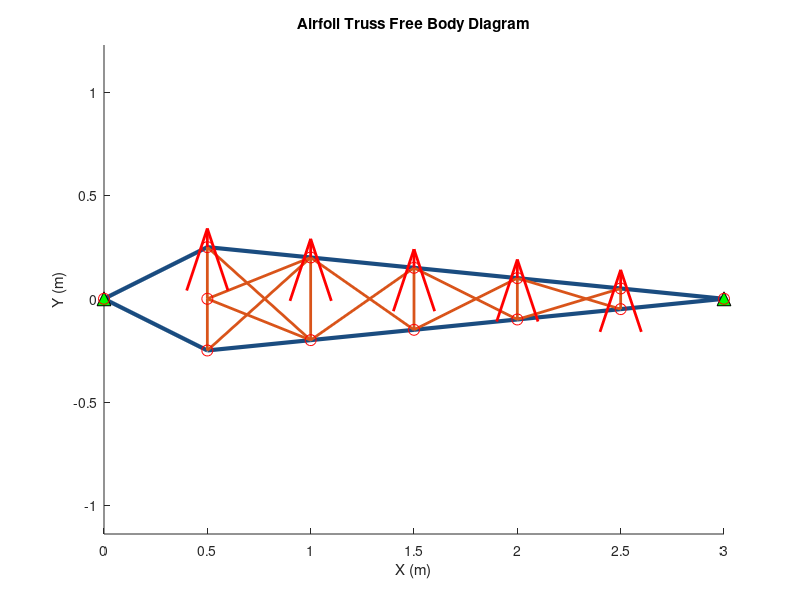

MATLAB code for this plot: (Note: this script raises an error after producing the figure.)
% Structural Analysis
% last lecture

E  = 70e9;  % Modulus for Aluminum (Pa)
A1 = 0.100; % Orange internal truss elements (m^2)
A2 = 0.075; % Blue outer shell elements (m^2)

% Node positions [x, y] — row index = node number
nodes = [
    0.0,  0.000; % Node 1:  (pinned)
    0.5,  0.250; % Node 2:  
    0.5, -0.250; % Node 3:  
    0.5,  0.000; % Node 4:  
    1.0,  0.200; % Node 5
    1.0, -0.200; % Node 6
    1.5,  0.150; % Node 7
    1.5, -0.150; % Node 8
    2.0,  0.100; % Node 9
    2.0, -0.100; % Node 10
    2.5,  0.050; % Node 11
    2.5, -0.050; % Node 12
    3.0,  0.000  % Node 13: (Pinned)
];

elements = [
% Outer Shell (A2 = 0.075 m^2, Blue)
    1,  2, 2;   
    1,  3, 2;
    2,  5, 2;  
    3,  6, 2;
    5,  7, 2;   
    6,  8, 2;
    7,  9, 2;   
    8, 10, 2;
    9, 11, 2;  
    10, 12, 2;
    11, 13, 2;  
    12, 13, 2;
% Internal Truss (A1 = 0.1 m^2, Orange)
    2,  4, 1;   
    3,  4, 1;
    2,  6, 1;   
    3,  5, 1;
    4,  5, 1;   
    4,  6, 1; 
    5,  6, 1;   
    5,  8, 1;
    6,  7, 1;   
    7,  8, 1;
    7, 10, 1;   
    8,  9, 1;
    9, 10, 1;   
    9, 12, 1;
   10, 11, 1;  
   11, 12, 1;
];

% Stiffness Matrix

numNodes = size(nodes, 1);
DoF = 2 * numNodes;
K = zeros(DoF);

for i = 1:size(elements, 1)
    n1   = elements(i, 1);
    n2   = elements(i, 2);
    type = elements(i, 3);

    % Select cross-sectional area based on element type
    if type == 1
        A_val = A1;
    else
        A_val = A2;
    end

    x1 = nodes(n1, 1);  
    y1 = nodes(n1, 2);
    x2 = nodes(n2, 1);  
    y2 = nodes(n2, 2);

    L = sqrt((x2-x1)^2 + (y2-y1)^2);
    c = (x2-x1) / L; % cos(theta)
    s = (y2-y1) / L; % sin(theta)

    % Local stiffness matrix for truss element
    k_loc = (E*A_val/L) * [ c^2,  c*s, -c^2, -c*s;
                             c*s,  s^2, -c*s, -s^2;
                            -c^2, -c*s,  c^2,  c*s;
                            -c*s, -s^2,  c*s,  s^2];

    % Global DoF indices for this element
    dofs = [2*n1-1, 2*n1, 2*n2-1, 2*n2];

    % Assemble into global K
    K(dofs, dofs) = K(dofs, dofs) + k_loc;
end

% Boundary Conditions
fixDoF = [1, 2, 2*13-1, 2*13];
freDoF = setdiff(1:DoF, fixDoF);

total_lift = 5000; % (N)

F = zeros(DoF, 1);
top_nodes = [2, 5, 7, 9, 11]; 

for i = 1:length(top_nodes)
    F(2*top_nodes(i)) = total_lift / length(top_nodes); 
end

K_ff = K(freDoF, freDoF);
F_f  = F(freDoF);

u = zeros(DoF, 1);
u(freDoF) = K_ff \ F_f; 

% Diagnostic: check which DoFs have zero diagonal stiffness
zero_stiff = find(diag(K) == 0);
fprintf('Zero stiffness at global DoF indices: ');
disp(zero_stiff')

el_F = zeros(size(elements, 1), 1);

for i = 1:size(elements, 1)
    n1   = elements(i, 1);
    n2   = elements(i, 2);
    type = elements(i, 3);

    if type == 1
        A_val = A1;
    else
        A_val = A2;
    end

    x1 = nodes(n1, 1);  y1 = nodes(n1, 2);
    x2 = nodes(n2, 1);  y2 = nodes(n2, 2);

    L = sqrt((x2-x1)^2 + (y2-y1)^2);
    c = (x2-x1) / L;
    s = (y2-y1) / L;

    dofs = [2*n1-1, 2*n1, 2*n2-1, 2*n2];
    u_e  = u(dofs); 

    T = [-c -s c s];
    el_F(i) = (E*A_val/L) * T * u_e;
end

fprintf('\nElement Load Table:\n');
fprintf('Elem | Nodes | Force (N)  | State\n');
fprintf('--------------------------------------\n');
for i = 1:length(el_F)
    if el_F(i) >= 0
        state = 'Tension';
    else
        state = 'Compression';
    end
    fprintf('%3d  | %2d-%2d  | %10.2f | %s\n', ...
        i, elements(i,1), elements(i,2), abs(el_F(i)), state);
end

Elemental_Forces = el_F

% plot
figure;
hold on;
title('Airfoil Truss Free Body Diagram');
xlabel('X (m)');
ylabel('Y (m)');

for i = 1:size(elements, 1)
    n1 = elements(i, 1);
    n2 = elements(i, 2);
    if elements(i, 3) == 1
        plot([nodes(n1,1), nodes(n2,1)], [nodes(n1,2), nodes(n2,2)], ...
            '-', 'Color', [0.85, 0.33, 0.1], 'LineWidth', 2); % orange internal
    else
        plot([nodes(n1,1), nodes(n2,1)], [nodes(n1,2), nodes(n2,2)], ...
            '-', 'Color', [0.1, 0.3, 0.5], 'LineWidth', 3);   % blue outer shell
    end
end

% Plot pinned supports at LE and TE
plot(nodes([1,13], 1), nodes([1,13], 2), 'k^', ...
    'MarkerFaceColor', 'g', 'MarkerSize', 10);

% Plot lift force arrows at top nodes
for i = 1:length(top_nodes)
    quiver(nodes(top_nodes(i), 1), nodes(top_nodes(i), 2), 0, 0.1, ...
        'r', 'LineWidth', 2, 'MaxHeadSize', 2);
end

% Plot node markers
plot(nodes(:,1), nodes(:,2), 'ro', 'MarkerSize', 8);

axis equal;

%% The hard part
% find which has the highest stress
% same as above with a lot of loops

rho_al  = 2700;   % kg/m^3 aluminum (google)
sigma_y = 276e6;  % Pa, 6061-T6 yield stress

triangles = [2, 3, 4, 5, 6, 7, 8];

results_nelems = zeros(size(triangles));
results_stress = zeros(size(triangles));
results_weight = zeros(size(triangles));

for b = 1:length(triangles)
    nb = triangles(b);
    x_bays = linspace(0, 3, nb+2);

    % Build node list explicitly into a growing matrix
    nd = zeros(1 + nb*3 + 1, 2);  % preallocate: LE + (top,bot,mid)*nb + TE
    nd(1,:) = [0, 0];              % Node 1: LE
    row = 2;
    for k = 2:nb+1
        xi = x_bays(k);
        if xi <= 0.5
            hy = 0.5 * xi;
        else
            hy = 0.25 - 0.1*(xi - 0.5);
        end
        nd(row,  :) = [xi,  hy];   % top
        nd(row+1,:) = [xi, -hy];   % bottom
        nd(row+2,:) = [xi,  0 ];   % mid
        row = row + 3;
    end
    nd(end,:) = [3, 0];            % TE

    nN = size(nd, 1);

    top_idx = @(k) 2 + (k-1)*3;
    bot_idx = @(k) 3 + (k-1)*3;
    mid_idx = @(k) 4 + (k-1)*3;

    % Build element list
    el = [1, top_idx(1), 2;
          1, bot_idx(1), 2];

    for k = 1:nb-1
        t1=top_idx(k); b1=bot_idx(k); m1=mid_idx(k);
        t2=top_idx(k+1); b2=bot_idx(k+1);
        el = [el;
              t1, t2, 2;    % outer shell top
              b1, b2, 2;    % outer shell bot
              t1, m1, 1;    % internal
              b1, m1, 1;
              m1, t2, 1;
              m1, b2, 1;
              t1, b2, 1;
              b1, t2, 1;
              t1, b1, 1];
    end

    % Last bay to TE
    k = nb;
    el = [el;
          top_idx(k), nN,        2;
          bot_idx(k), nN,        2;
          top_idx(k), mid_idx(k), 1;
          bot_idx(k), mid_idx(k), 1;
          mid_idx(k), nN,        1];

    nE     = size(el, 1);
    DoF_b  = 2 * nN;
    K_b    = zeros(DoF_b);

    % Assemble stiffness
    for i = 1:nE
        n1 = el(i,1); n2 = el(i,2);
        A_val = A1;
        
        if el(i,3)==2, A_val = A2; end
        x1=nd(n1,1); 
        y1=nd(n1,2);
        x2=nd(n2,1); 
        y2=nd(n2,2);
      
        L = sqrt((x2-x1)^2+(y2-y1)^2);
        c=(x2-x1)/L; s=(y2-y1)/L;
       
        k_loc=(E*A_val/L)*[c^2,c*s,-c^2,-c*s;
                            c*s,s^2,-c*s,-s^2;
                           -c^2,-c*s,c^2,c*s;
                           -c*s,-s^2,c*s,s^2];
        
        dofs=[2*n1-1,2*n1,2*n2-1,2*n2];
        K_b(dofs,dofs)=K_b(dofs,dofs)+k_loc;
    end

    fixDoF_b = [1, 2, 2*nN-1, 2*nN];
    freDoF_b = setdiff(1:DoF_b, fixDoF_b);

    top_nodes_b = top_idx(1:nb);   
    F_b = zeros(DoF_b, 1);
   
    for i = 1:length(top_nodes_b)
        F_b(2*top_nodes_b(i)) = total_lift / length(top_nodes_b);
    end

    u_b = zeros(DoF_b,1);
    u_b(freDoF_b) = K_b(freDoF_b,freDoF_b) \ F_b(freDoF_b);

    % Recover forces and stresses
    sigma_max = 0;
    total_vol = 0;
    for i = 1:nE
        n1=el(i,1); 
        n2=el(i,2);
        A_val=A1; 
        
        if el(i,3)==2, A_val=A2; 
        end
        x1=nd(n1,1); 
        y1=nd(n1,2);
        x2=nd(n2,1); 
        y2=nd(n2,2);
        
        L=sqrt((x2-x1)^2+(y2-y1)^2);
        c=(x2-x1)/L; s=(y2-y1)/L;
        
        dofs=[2*n1-1,2*n1,2*n2-1,2*n2];
        F_elem=(E*A_val/L)*[-c -s c s]*u_b(dofs);
        
        sigma=abs(F_elem)/A_val;
        
        if sigma > sigma_max
            sigma_max = sigma;
        end
       
        total_vol = total_vol + A_val*L;
    end

    results_nelems(b) = nE;
    results_stress(b) = sigma_max / 1e6;
    results_weight(b) = total_vol * rho_al;

    fprintf('bays=%d  elems=%d  sigma_max=%.4f MPa  weight=%.1f kg\n', ...
        nb, nE, results_stress(b), results_weight(b));
end

% Plot
figure;
yyaxis left
plot(results_nelems, results_stress, 'bo-', 'LineWidth', 2, 'MarkerSize', 8);
yline(sigma_y/1e6, 'r--', 'Yield (276 MPa)', 'LineWidth', 1.5);
ylabel('Max Element Stress (MPa)');

yyaxis right
plot(results_nelems, results_weight, 'k^--', 'LineWidth', 1.5, 'MarkerSize', 7);
ylabel('Structural Weight (kg)');

xlabel('Number of Elements');
title('Truss Design: Stress and Weight vs. Element Count');
grid on;

[~, cur_idx] = min(abs(triangles - 6));
hold on;
yyaxis left
plot(results_nelems(cur_idx), results_stress(cur_idx), 'r*', 'MarkerSize', 14);
legend('Max Stress','Yield Limit','Structural Weight','Current Design','Location','best');
